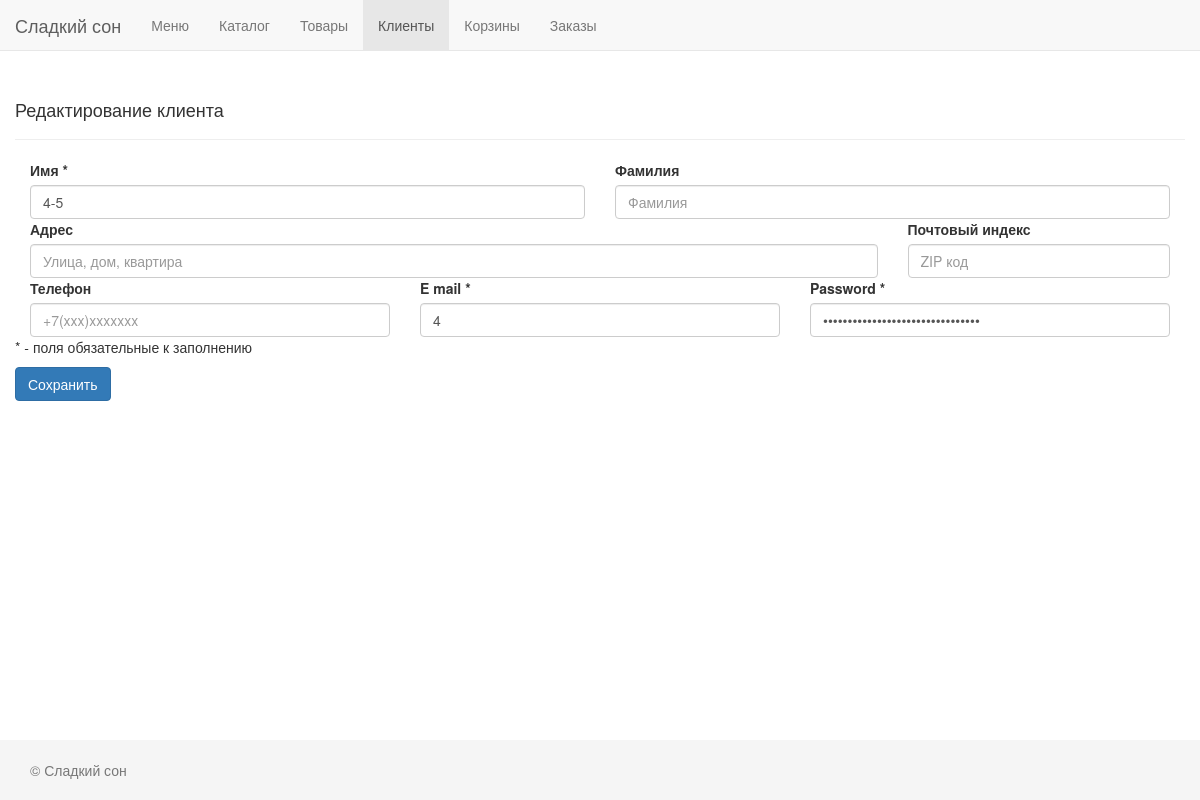
Page /admin/index.php?section=users&action=edit&id=30 on the earlier database version.
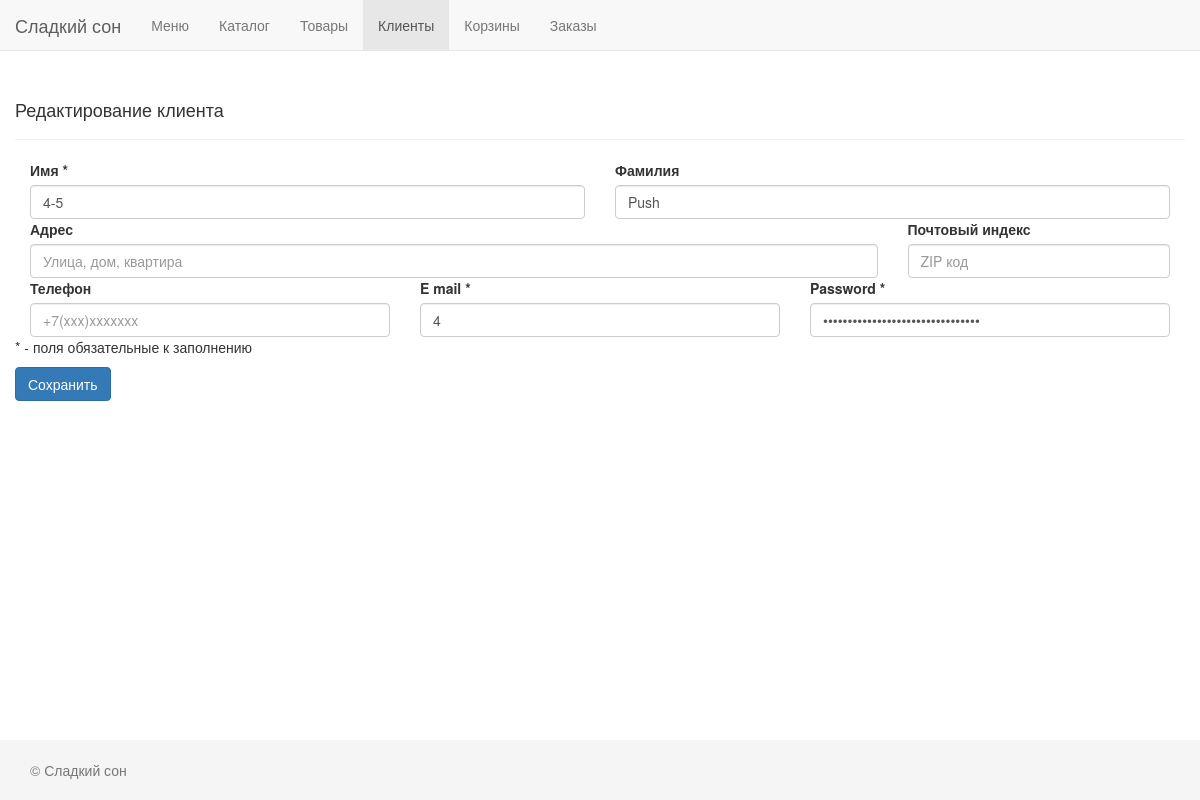
Same page on the later database version.
### tables this page shows
CREATE TABLE IF NOT EXISTS `users` (
  `id` int(11) NOT NULL,
  `first_name` char(100) NOT NULL,
  `second_name` char(100) NOT NULL,
  `address` char(60) NOT NULL,
  `zip_code` char(10) NOT NULL,
  `phone` char(12) NOT NULL,
  `email` char(60) DEFAULT NULL,
  `password` char(250) DEFAULT NULL
);

### admin/templates/users/edit.php (called while the page is built)
<?php
require_once(__DIR__ . DIRECTORY_SEPARATOR . 'form.php');

### admin/models/users.php (called while the page is built, shortened)
<?php
function GetUserItem($id)
{
    $sql = "SELECT * FROM users WHERE id=?";
    $sth = Db()->prepare($sql);
    if (!$sth->execute([$id])) {
        print_r($sth->errorInfo());
        die;
    }
    return $sth->fetch();
}

### admin/templates/users/form.php (the view, shortened to what this page needs)
<?php
if ($_POST) {
    if (getId()) {
        $p = GetUserItem(getId());
    } else {
        $p = [];
    }
    $item = array_merge($p, $_POST, $_GET);
} else {
    $item = getId() ? GetUserItem(getId()) : [
        'id' => '',
        'first_name' => '',
        'second_name' => '',
        'address' => '',
        'zip_code' => '',
        'phone' => '',
        'email' => '',
        'password' => ''
    ];
}
?>
<div class="page-header">
    <?php if (getId()): ?>
        <h4>Редактирование клиента</h4>
    <?php else: ?>
        <h4>Добавление нового клиента</h4>
    <?php endif; ?>
</div>
<form method="post" action="?section=users&action=<?= $item['id'] ? 'update' : 'add' ?>&id=<?= $item['id'] ?>">
    <div class="col-xs-6">
        <label for="first_name">Имя *</label>
        <input type="text" class="form-control" id="first_name" name="first_name" placeholder="Имя"
               value="<?= $item['first_name'] ?>">
    </div>
    <div class="col-xs-6">
        <label for="second_name">Фамилия</label>
        <input type="text" class="form-control" id="second_name" name="second_name" placeholder="Фамилия"
               value="<?= $item['second_name'] ?>">
    </div>
    <div class="col-xs-9">
        <label for="address">Адрес</label>
        <input type="text" class="form-control" id="address" name="address"
               placeholder="Улица, дом, квартира" value="<?= $item['address'] ?>">
    </div>
    <div class="col-xs-3">
        <label for="zip_code">Почтовый индекс</label>
        <input type="text" class="form-control" id="zip_code" name="zip_code" placeholder="ZIP код"
               value="<?= $item['zip_code'] ?>">
    </div>
    <div class="col-xs-4">
        <label for="phone">Телефон</label>
        <input type="text" class="form-control" id="phone" name="phone" placeholder="+7(xxx)xxxxxxx"
               value="<?= $item['phone'] ?>">
    </div>
    <div class="col-xs-4">
        <label for="email">E mail *</label>
        <input type="text" class="form-control" id="email" name="email" placeholder="E mail"
               value="<?= $item['email'] ?>">
    </div>
    <div class="col-xs-4">
        <label for="password">Password *</label>
        <input type="password" class="form-control" id="password" name="password"
               placeholder="password" value="<?= $item['password'] ?>">
    </div>
    <p>* - поля обязательные к заполнению</p>
    <button type="submit" class="btn btn-primary">Сохранить</button>
</form>

Differences in the rows shown:
changed users: second_name (not shown) → "Push"
